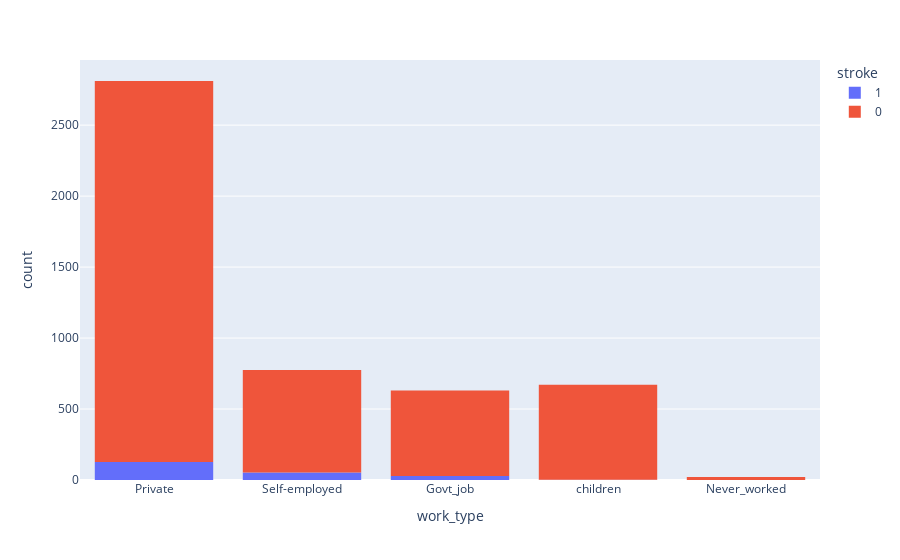

The notebook cell saved with this chart:
### Code cell
#histogram
fig = px.histogram(df_plot,x="work_type",color='stroke')
fig.show()

### Figure 1 — Plotly figure (JSON) as saved in the notebook; plotly's stock layout.template omitted (floating-point values rounded to 4 significant figures; data arrays with more than 128 entries replaced by an {"elided": "..."} marker saying what was removed)
{"data": [{"alignmentgroup": "True", "bingroup": "x", "hovertemplate": "stroke=1<br>work_type=%{x}<br>count=%{y}<extra></extra>", "legendgroup": "1", "marker": {"color": "#636efa", "pattern": {"shape": ""}}, "name": "1", "offsetgroup": "1", "orientation": "v", "showlegend": true, "type": "histogram", "x": {"elided": "209 str values"}, "xaxis": "x", "yaxis": "y"}, {"alignmentgroup": "True", "bingroup": "x", "hovertemplate": "stroke=0<br>work_type=%{x}<br>count=%{y}<extra></extra>", "legendgroup": "0", "marker": {"color": "#EF553B", "pattern": {"shape": ""}}, "name": "0", "offsetgroup": "0", "orientation": "v", "showlegend": true, "type": "histogram", "x": {"elided": "4700 str values"}, "xaxis": "x", "yaxis": "y"}], "layout": {"autosize": true, "barmode": "relative", "legend": {"title": {"text": "stroke"}, "tracegroupgap": 0}, "margin": {"t": 60}, "xaxis": {"anchor": "y", "autorange": true, "domain": [0, 1], "range": [-0.5, 4.5], "title": {"text": "work_type"}, "type": "category"}, "yaxis": {"anchor": "x", "autorange": true, "domain": [0, 1], "range": [0, 2959.0], "title": {"text": "count"}}}}
